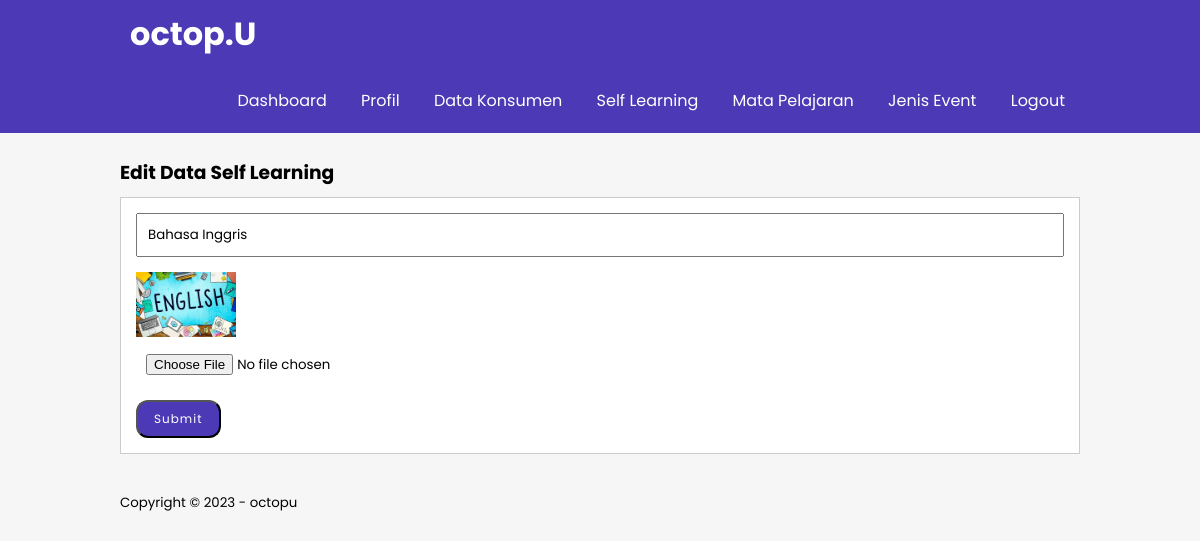
The app's page /edit-learning.php?id=27 (signed in) with its own data.
### tables this page shows
CREATE TABLE `tb_selflearning` (
  `selflearning_id` int(11) NOT NULL,
  `selflearning_mapel` varchar(50) NOT NULL,
  `selflearning_gambar` varchar(200) NOT NULL
);

### edit-learning.php (the view, shortened to what this page needs)
<?php
   include 'db.php';
    $kategori = mysqli_query($conn, "SELECT * FROM tb_selflearning WHERE selflearning_id = '".$_GET['id']."' ");
    $k = mysqli_fetch_object($kategori);
?>
<!DOCTYPE html>
<html lang="en">
<head>
    <link rel="stylesheet" type="text/css" href="css/style.css">
</head>
<body>
    <header>
    <div class="container">
            <h1><a href="index.php">octop.U</a></h1>
            <ul>
                <li><a href="index.php">Dashboard</a></li>
                <li><a href="profil.php">Profil</a></li>
                <li><a href="data-kons.php">Data Konsumen</a></li>
                <li><a href="data-learning.php">Self Learning</a></li>
                <li><a href="data-mapel.php">Mata Pelajaran</a></li>
                <li><a href="data-event.php">Jenis Event</a></li>
                <li><a href="logout.php">Logout</a></li>
            </ul>
    </div>
    </header>
    <div class="section">
        <div class="container">
            <h3>Edit Data Self Learning</h3>
            <div class="box">
                <form action=" " method="POST">
                    <input type="text" name="nama" placeholder="Jenis Self Learning" class="input-control" value="<?php echo $k-> selflearning_mapel ?>" required>
                    <img src="mapel/<?php echo $k->selflearning_gambar?>" width="100px">
                    <input type="file" name="gambar" class="input-control" required>
                    <input type="submit" name="submit" value="Submit" class="button">
                </form>
            </div>
        </div>
    </div>
    <footer>
        <div class="container">
            <small>Copyright &copy; 2023 - octopu</small>
        </div>
    </footer>
</body>
</html>

### css/style.css (style rules this page uses)
* { padding: 0; margin: 0; font-family: Poppins; }
body { background-color: rgba(247, 245, 245, 0.884); }
a { color: inherit; text-decoration: none; }
.input-control { width: 100%; padding: 10px; margin-bottom: 15px; box-sizing: border-box; }
.button { background-color: #4b39b5; color: white; padding: 8px 16px; text-align: center; letter-spacing: 1px; text-decoration: none; font-size: 12px; transition: 0.5s; border-radius: 12px; }
header { color: #fff; }
header { background-color: #4B39B5; }
header h1 { float: left; padding: 10px; }
header ul { float: right; }
header ul li { display: inline-block; }
header ul li a { padding: 20px 15px 20px 15px; display: inline-block; }
.container { width: 80% ; margin : 0 auto; }
.container:after { content: ''; display: block; clear: both; }
.section { padding: 25px 0; }
.box { background-color: #fff; border: 1px solid #ccc; padding: 15px; box-sizing: border-box; margin: 10px 0; }
.box::after { content: ''; display: block; clear: both; }

### records on screen
tb_selflearning: nama "Bahasa Inggris", selflearning_gambar (picture)
